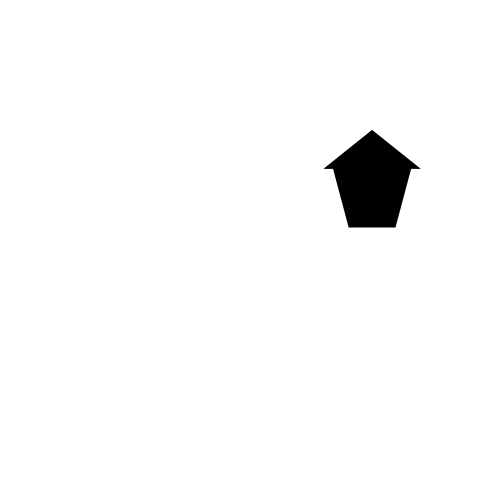
Frame 1 (no input)
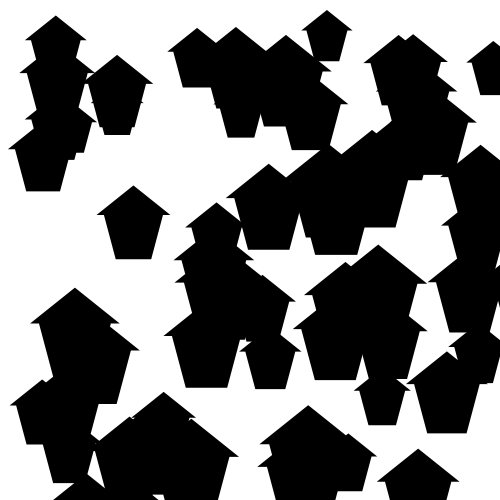
Frame 60 (the mouse pressed at the canvas centre just before this capture)
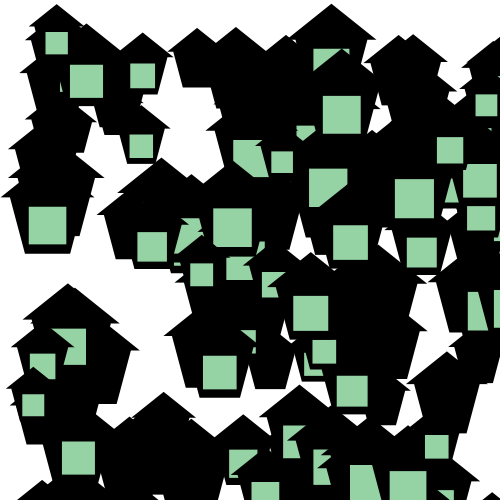
Frame 120 (the mouse held since frame 60 and released just before this capture)

The Processing sketch that drew these frames (run headless with seeded random() and noise(); from frame 60 on, the mouse is pressed at the canvas centre):

// Processing sketch: processing_12751
// ── processing_12751.pde

// Emily Dayton

float x, y, w, h, c1, c2, c3;

void setup() {
  size (500, 500);
  smooth ();
  background (255);
  frameRate (8);

}



void draw() {
  x = random (width) ;
  y = random (height);
  w = random (50, 100);
  h = w;

  drawLantern (x, y, w, h);
  drawFlame (x, y, w, h, c1, c2, c3);
}

void drawLantern (float x, float y, float w, float h) {
  noStroke ();
  fill (0);

  beginShape ();
  vertex (x + w* 13/50, y + h);
  vertex (x + w* 37/50, y + h);
  vertex (x + w* 9/10, y + h* 2/5);
  vertex (x + w, y + h* 2/5);
  vertex (x + w/2, y);
  vertex (x, y + h* 2/5);
  vertex (x + w* 1/10, y + h* 2/5);
  endShape (CLOSE);
}


void drawFlame (float x, float y, float w, float h, float c1, float c2, float c3) {
  noStroke ();


  fill (c1, c2, c3);
  quad ((x + w* 3/10), (y + h* 9/10), (x + w* 7/10), (y + h* 9/10), (x + w* 7/10), (y + h* 5/10), (x + w* 3/10), (y + h* 5/10));
}

void mousePressed () {
  c1 = random (0, 255);
  c2 = random (0, 255);
  c3 = random (0, 255);

  drawFlame (x, y, w, h, c1, c2, c3);
}

void keyPressed () {
  background (255);
}
